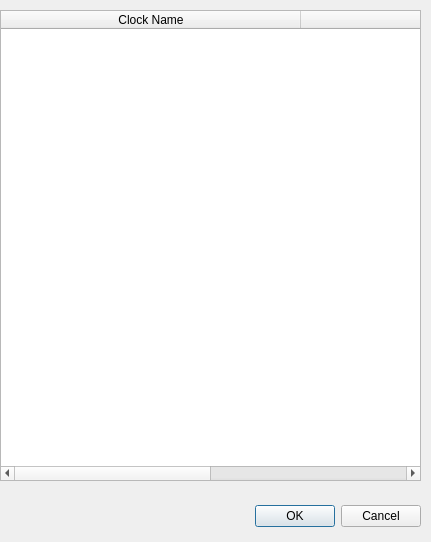
<?xml version="1.0" encoding="UTF-8"?>
<ui version="4.0">
 <class>ClockConfig</class>
 <widget class="QDialog" name="ClockConfig">
  <property name="geometry">
   <rect>
    <x>0</x>
    <y>0</y>
    <width>431</width>
    <height>542</height>
   </rect>
  </property>
  <property name="sizePolicy">
   <sizepolicy hsizetype="Maximum" vsizetype="Preferred">
    <horstretch>0</horstretch>
    <verstretch>0</verstretch>
   </sizepolicy>
  </property>
  <property name="windowTitle">
   <string>Clock Configuration</string>
  </property>
  <widget class="QDialogButtonBox" name="buttonBox">
   <property name="geometry">
    <rect>
     <x>80</x>
     <y>500</y>
     <width>341</width>
     <height>32</height>
    </rect>
   </property>
   <property name="orientation">
    <enum>Qt::Horizontal</enum>
   </property>
   <property name="standardButtons">
    <set>QDialogButtonBox::Cancel|QDialogButtonBox::Ok</set>
   </property>
  </widget>
  <widget class="QTableWidget" name="tableWidget">
   <property name="geometry">
    <rect>
     <x>0</x>
     <y>10</y>
     <width>421</width>
     <height>471</height>
    </rect>
   </property>
   <property name="layoutDirection">
    <enum>Qt::LeftToRight</enum>
   </property>
   <property name="autoFillBackground">
    <bool>true</bool>
   </property>
   <property name="lineWidth">
    <number>3</number>
   </property>
   <attribute name="horizontalHeaderDefaultSectionSize">
    <number>300</number>
   </attribute>
   <attribute name="horizontalHeaderStretchLastSection">
    <bool>true</bool>
   </attribute>
   <attribute name="verticalHeaderDefaultSectionSize">
    <number>30</number>
   </attribute>
   <column>
    <property name="text">
     <string>Clock Name</string>
    </property>
    <property name="textAlignment">
     <set>AlignHCenter|AlignVCenter|AlignCenter</set>
    </property>
   </column>
   <column>
    <property name="text">
     <string>Clock Ratio</string>
    </property>
    <property name="textAlignment">
     <set>AlignHCenter|AlignVCenter|AlignCenter</set>
    </property>
   </column>
  </widget>
 </widget>
 <resources/>
 <connections>
  <connection>
   <sender>buttonBox</sender>
   <signal>accepted()</signal>
   <receiver>ClockConfig</receiver>
   <slot>accept()</slot>
   <hints>
    <hint type="sourcelabel">
     <x>248</x>
     <y>254</y>
    </hint>
    <hint type="destinationlabel">
     <x>157</x>
     <y>274</y>
    </hint>
   </hints>
  </connection>
  <connection>
   <sender>buttonBox</sender>
   <signal>rejected()</signal>
   <receiver>ClockConfig</receiver>
   <slot>reject()</slot>
   <hints>
    <hint type="sourcelabel">
     <x>316</x>
     <y>260</y>
    </hint>
    <hint type="destinationlabel">
     <x>286</x>
     <y>274</y>
    </hint>
   </hints>
  </connection>
 </connections>
</ui>
